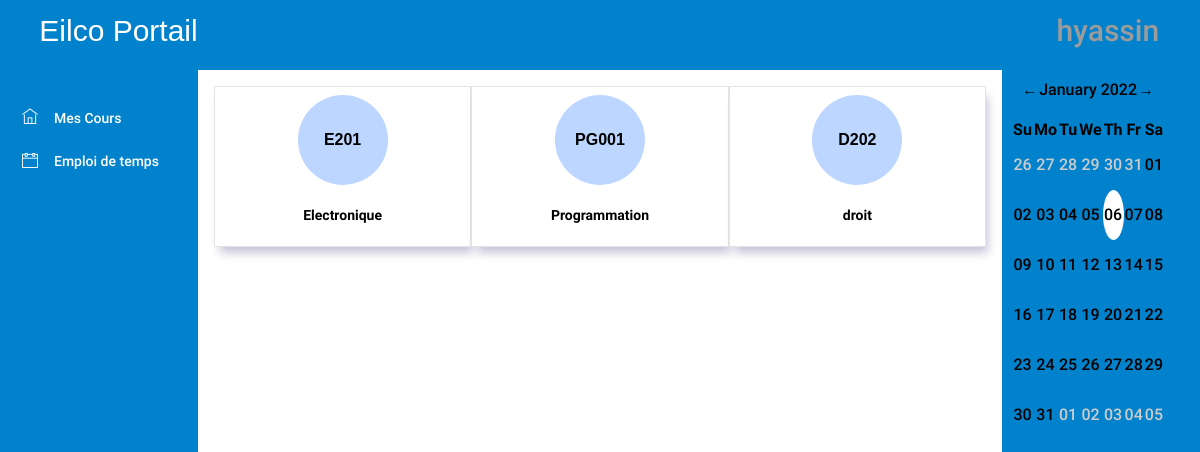
The app's page /PL/pages/prof/prof_page.php (signed in), older data.
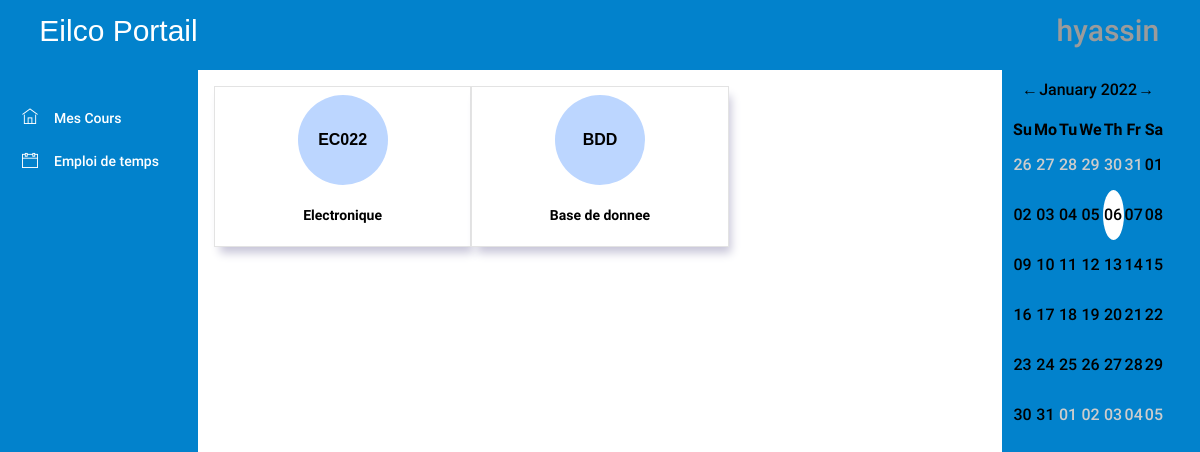
The same page, newer data.
### tables this page shows
CREATE TABLE `cours` (
  `idcours` int NOT NULL AUTO_INCREMENT,
  `nom` varchar(45) NOT NULL,
  `abreviation` varchar(45) NOT NULL,
  `prof_id` int NOT NULL,
  `credits` int NOT NULL,
  `formation_id` int NOT NULL,
  PRIMARY KEY (`idcours`),
  KEY `prof_idx` (`prof_id`),
  KEY `classe_cour_idx` (`formation_id`),
  CONSTRAINT `formation_cour` FOREIGN KEY (`formation_id`) REFERENCES `formation` (`idformation`) ON DELETE CASCADE ON UPDATE CASCADE,
  CONSTRAINT `prof_cour` FOREIGN KEY (`prof_id`) REFERENCES `users` (`iduser`) ON DELETE CASCADE ON UPDATE CASCADE
);

### DAL/coursRepository.php (called while the page is built, shortened)
<?php
require_once(__DIR__ . "/../DTO/cour.php");
function getCoursbyProfId($prof_id)
{
    $conn = openConnection();
    $cours = null;
    $query = "select* from users  ,cours where users.iduser=? and users.role=3;";
    $stmt = $conn->prepare($query);
    $stmt->bind_param("i", $prof_id);
    $stmt->execute();
    $result = $stmt->get_result();
    $i = 0;
    while ($row = mysqli_fetch_array($result)) {
        $cour = new cour();
        $cour->setId($row["idcours"]);
        $cour->setNom($row["nom"]);
        $cour->setAbreviation($row["abreviation"]);
        $cour->setProf_id($row["prof_id"]);
        $cour->setFormation_id($row["formation_id"]);
        $cour->setNb_credits($row["credits"]);
        $cours[$i] = $cour;
        $i++;
    }
    return $cours;
}

### BLL/coursManager.php (called while the page is built, shortened)
<?php
require(__DIR__."/../DAL/coursRepository.php");
function getCoursbyProf($prof_id){
    return getCoursbyProfId($prof_id);
}
?>

### DTO/cour.php (called while the page is built, shortened)
<?php
class cour{
    private $id;
    private $nom;
    private $abreviation;
    public function getId() {
        return $this->id;
    }
    public function setId($id) {
        $this->id = $id;
    }
    public function getNom() {
        return $this->nom;
    }
    public function setNom($nom) {
        $this->nom = $nom;
    }
    public function getAbreviation() {
        return $this->abreviation;
    }
    public function setAbreviation($abreviation) {
        $this->abreviation = $abreviation;
    }
}
?>

### PL/pages/prof/prof_page.php (the view, shortened to what the changed rows need)
<!DOCTYPE html>
<html lang="en">
<head>
    <link rel="stylesheet" href="../../assets/vendors/ti-icons/css/themify-icons.css">
    <link rel="stylesheet" href="../../styles/admin_page.css">
    <link rel="stylesheet" href="../../styles/rome.css">
</head>
<body>
    <div class="container-scroller">
        <div class="container-fluid page-body-wrapper">
            <div class="main-panel">
                <div class="content-wrapper">
                    <?php
                    require('../../../BLL/coursManager.php');
                    $u = unserialize($_SESSION['loggeduser']);
                    $courses = getCoursbyProf($u->getId());
                    echo "<div class='course-panel row'>";
                    if ($courses != null)
                        for ($i = 0; $i < count($courses); $i++) {
                            echo "<div class='card col-md-4' style='width: 18rem;'>"
                                . "<a href='cours.php?id=" . $courses[$i]->getId() . "' style='color: black; text-decoration: none; cursor: pointer'>"
                                . "<div class='res-circle'>"
                                . "<div class='circle-txt'>" . $courses[$i]->getAbreviation() . "</div>"
                                . "</div>"
                                . "<div class='card-body'>"
                                . "<p class='card-text'>" . $courses[$i]->getNom() . "</p>"
                                . "</div>"
                                . "</a>"
                                . "</div>";
                        }
                    echo "</div>"
                    ?>
                </div>
            </div>
        </div>
    </div>
</body>
</html>

Row changes from the older to the newer data that the page shows:
removed cours: abreviation "E201", nom "Electronique"
removed cours: abreviation "PG001", nom "Programmation"
removed cours: abreviation "D202", nom "droit"
added cours: abreviation "EC022", nom "Electronique"
added cours: abreviation "BDD", nom "Base de donnee"
